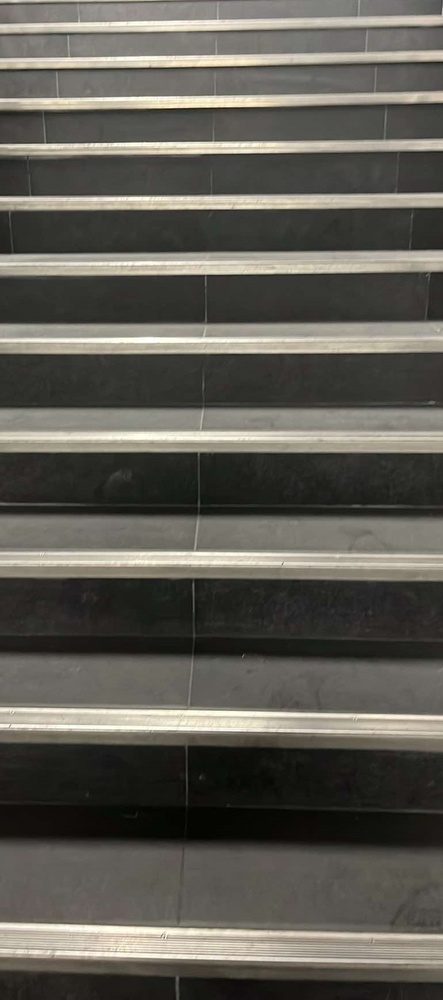
#> input picture data/raw/Groupe1_Image1.jpg, 443 x 1000 px, shrunk from 771 x 1739 before the run
$ python -i split_and_merge.py   (imports and definitions only)
#> lines starting #> are read from the running program, lines starting #| are printed output that depends on the picture
# src/preprocessing/splitAndMerge.py
import cv2
import numpy as np

def split(image, threshold):
    """Divise l'image en regions basees sur la variance d'intensite"""
    h, w = image.shape[:2]
    regions = []
    stack = [(0, 0, w, h)]
    print("Debut du processus de division...")

    while stack:
        x, y, w, h = stack.pop()
        region = image[y:y+h, x:x+w]
        if region.size == 0:
            continue
        var = region.var()
        print(f"Traitement de la region   ({x}, {y}) avec taille ({w}, {h}) et variance {var:.2f}")
        if var > threshold:
            h2, w2 = h // 2, w // 2
            print(f"Division de la region   ({x}, {y}) en 4 sous-regions")
            stack.append((x, y, w2, h2))
            stack.append((x + w2, y, w - w2, h2))
            stack.append((x, y + h2, w2, h - h2))
            stack.append((x + w2, y + h2, w - w2, h - h2))
        else:
            print(f"La region   ({x}, {y}) repond aux criteres de variance. Ajout a la liste des regions finales.")
            regions.append((x, y, w, h))
    print("Fin du processus de division.")
    return regions

def merge(image, regions):
    """Fusionne les regions avec des intensites semblables"""
    merged_image = np.zeros_like(image)
    print("Debut du processus de fusion...")
    for i, (x, y, w, h) in enumerate(regions):
        region = image[y:y+h, x:x+w]
        mean = region.mean()
        print(f"Fusion de la region {i + 1}   ({x}, {y}) avec intensite  moyenne {mean:.2f}")
        merged_image[y:y+h, x:x+w] = mean
    print("Fin du processus de fusion.")
    return merged_image

def preprocess_splitAndMerge(image):
    gray = cv2.cvtColor(image, cv2.COLOR_BGR2GRAY)
    regions = split(gray, threshold=10)
    merged = merge(gray, regions)
    processed = cv2.Canny(merged, 50, 150)  # Convertir en image binaire des contours
    return processed

>>> import cv2
>>> picture = cv2.imread('../../data/raw/Groupe1_Image1.jpg')
#> picture is the input picture: shape (1000, 443, 3); mean B, G, R 84.5, 92.3, 94.8
>>> result = preprocess_splitAndMerge(picture)
#> in preprocess_splitAndMerge, `gray = cv2.cvtColor(image, cv2.COLOR_BGR2GRAY)`:
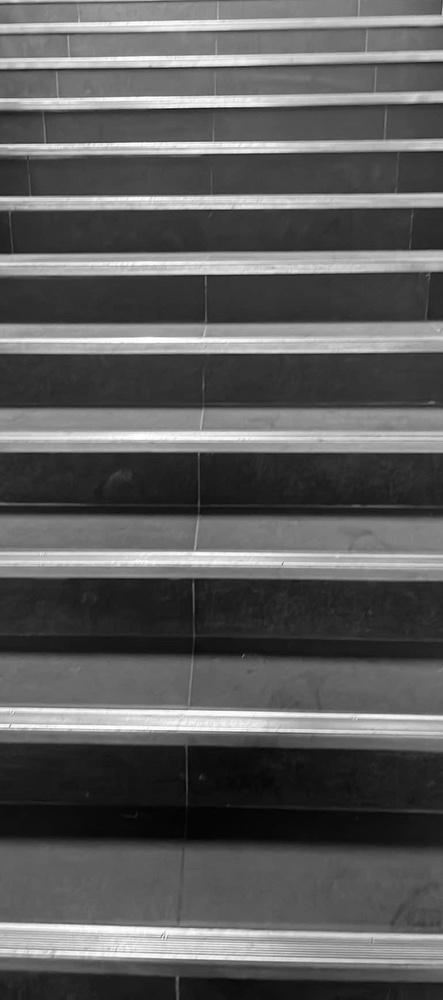
#> gray: shape (1000, 443); min 1, max 255, mean 92.1
#> the loop in split, `while stack:` made 334877 passes
#> (region, var) on passes 15, 16, 17, 19, 21, 22, 24, 26, 27, 29, 31, 32: ([[89, 90], [77, 81], [53, 57], [32, 33]], 489.2), ([57, 33], 144), ([33], 0), ([57], 0), ([53, 32], 110.2), ([32], 0), ([53], 0), ([90, 81], 20.25), ([81], 0), ([90], 0), ([89, 77], 36), ([77], 0)
#> var on passes 1 to 6: 3637.2, 3021.1, 2110.7, 1894.8, 2909.2, 927.9
#| Traitement de la region   (0, 0) avec taille (443, 1000) et variance 3637.22
#| Traitement de la region   (221, 500) avec taille (222, 500) et variance 3021.09
#| Traitement de la region   (332, 750) avec taille (111, 250) et variance 2110.73
#| Traitement de la region   (387, 875) avec taille (56, 125) et variance 1894.84
#| Traitement de la region   (415, 937) avec taille (28, 63) et variance 2909.20
#| Traitement de la region   (429, 968) avec taille (14, 32) et variance 927.88
#| Traitement de la region   (436, 984) avec taille (7, 16) et variance 10.73
#| Traitement de la region   (439, 992) avec taille (4, 8) et variance 2.09
#> (further printed lines are left out)
#> pass 2, in split, `region = image[y:y+h, x:x+w]`:
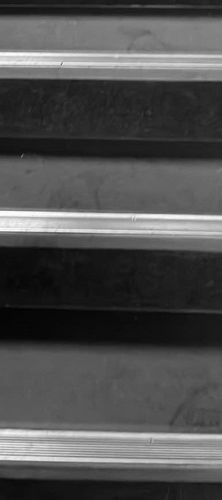
#> region: shape (500, 222); min 2, max 253, mean 79.5
#> pass 3, in split, `region = image[y:y+h, x:x+w]`:
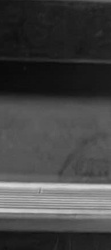
#> region: shape (250, 111); min 9, max 219, mean 67.5
#> after the loop in split, `while stack:`: regions = 141240 items; stack = []
#> in preprocess_splitAndMerge, `regions = split(gray, threshold=10)`: regions = 141240 items
#> the loop in merge, `for i, (x, y, w, h) in enumerate(regions):` made 141240 passes
#> (x, y, w, h, region, mean) on passes 6 to 8: (442, 983, 1, 1, [33], 33), (442, 982, 1, 1, [57], 57), (441, 983, 1, 1, [32], 32)
#> in preprocess_splitAndMerge, `processed = cv2.Canny(merged, 50, 150)`:
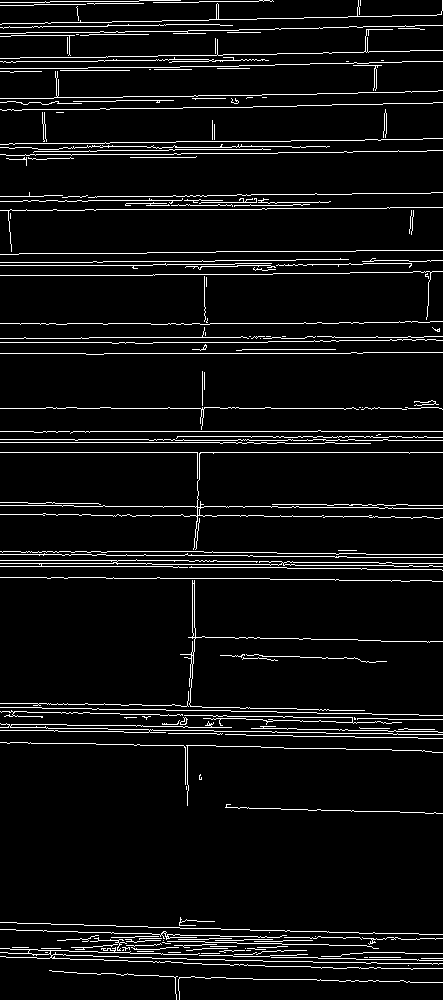
#> processed: shape (1000, 443); 6.2% white in thin lines or dots

$ run again, on data/raw/Groupe1_Image10.jpg
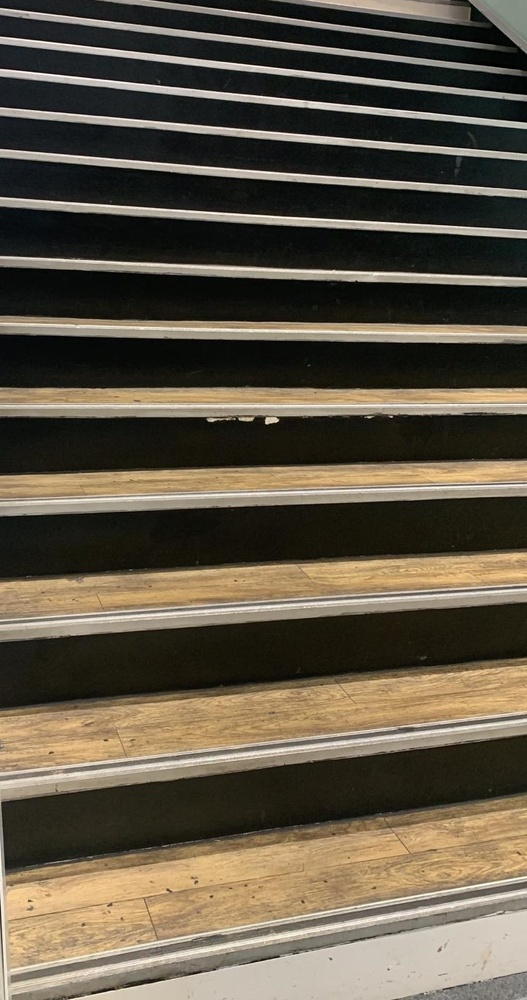
#> input picture data/raw/Groupe1_Image10.jpg, 527 x 1000 px, shrunk from 732 x 1388 before the run
#> picture is the input picture: shape (1000, 527, 3); mean B, G, R 70.2, 86.2, 95.3
#> in preprocess_splitAndMerge, `gray = cv2.cvtColor(image, cv2.COLOR_BGR2GRAY)`:
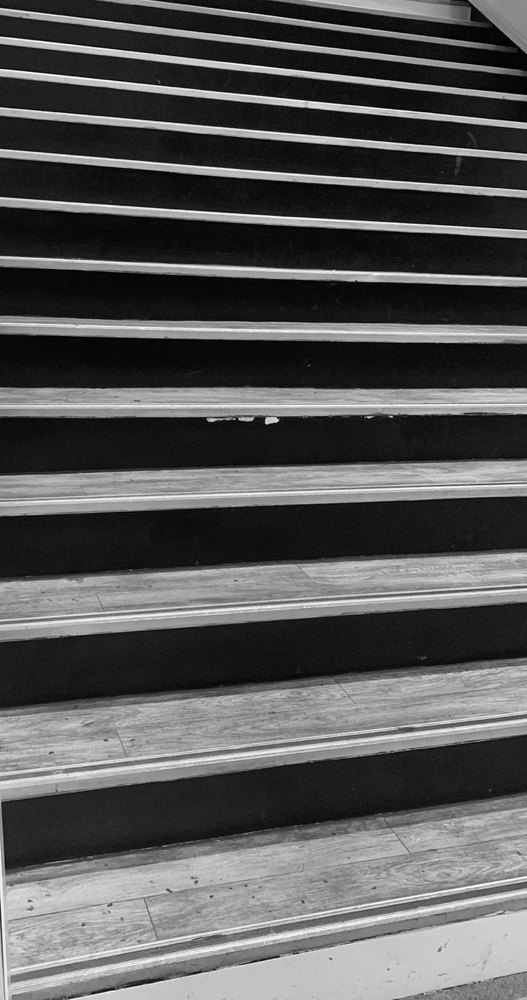
#> gray: shape (1000, 527); min 0, max 254, mean 87.1
#> the loop in split, `while stack:` made 503905 passes
#> (region, var) on passes 10 to 17: ([[178, 175], [171, 177]], 7.19), ([179, 174], 6.25), ([[144, 142], [165, 174]], 186.2), ([174], 0), ([165], 0), ([142], 0), ([144], 0), ([127, 144], 72.25)
#> (printed output is left out)
#> after the loop in split, `while stack:`: regions = 222687 items; stack = []
#> in preprocess_splitAndMerge, `regions = split(gray, threshold=10)`: regions = 222687 items
#> the loop in merge, `for i, (x, y, w, h) in enumerate(regions):` made 222687 passes
#> (x, y, w, h, region, mean) on passes 1 to 3: (525, 998, 2, 2, [[178, 175], [171, 177]], 175.2), (524, 998, 1, 2, [179, 174], 176.5), (526, 997, 1, 1, [174], 174)
#> in preprocess_splitAndMerge, `processed = cv2.Canny(merged, 50, 150)`:
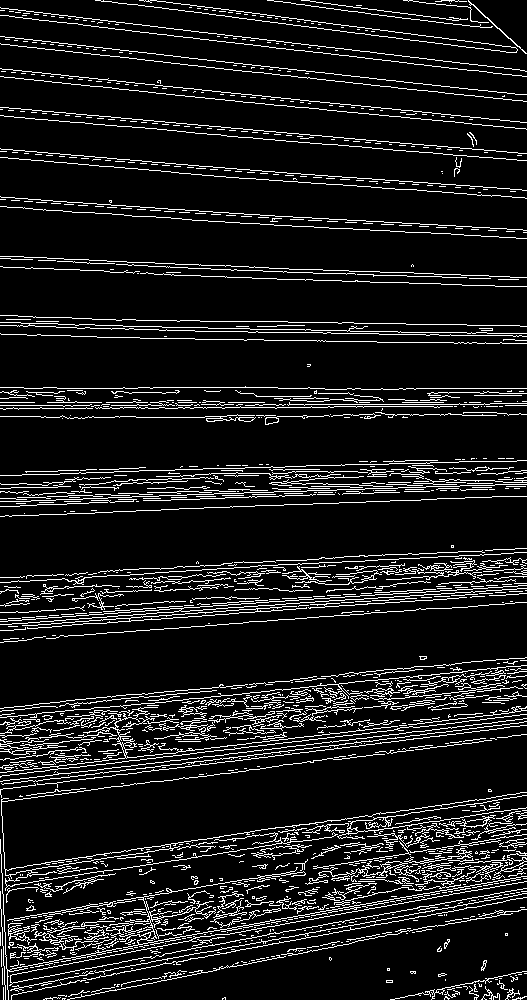
#> processed: shape (1000, 527); 10.7% white in thin lines or dots

$ run again, on data/raw/Groupe1_Image2.jpg
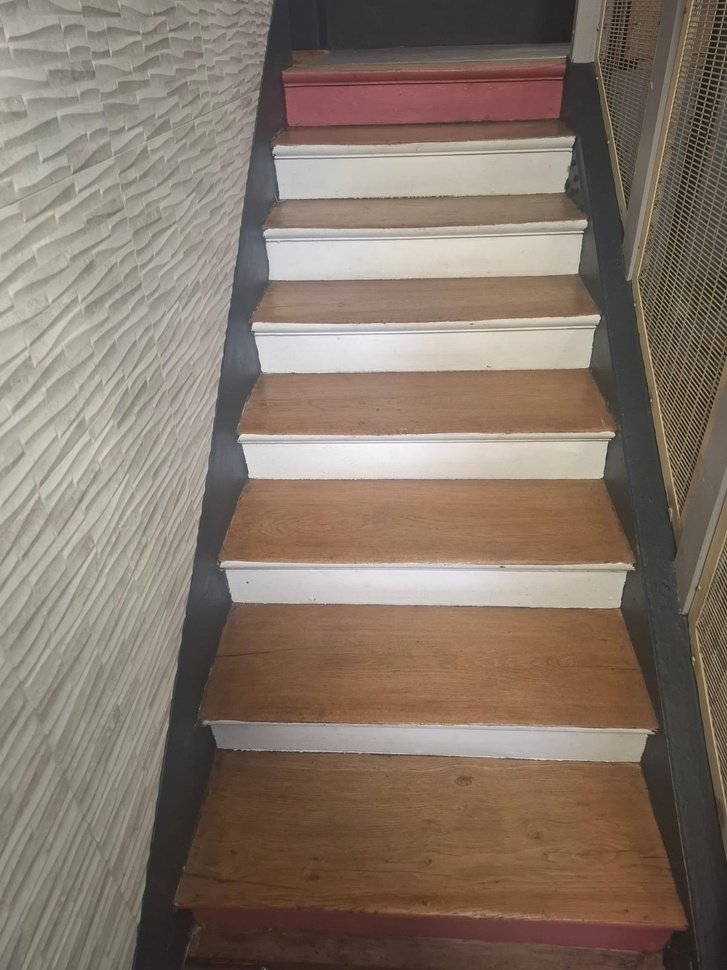
#> input picture data/raw/Groupe1_Image2.jpg, 727 x 970 px, shrunk from 1200 x 1600 before the run
#> picture is the input picture: shape (970, 727, 3); mean B, G, R 105.4, 118.3, 133.1
#> in preprocess_splitAndMerge, `gray = cv2.cvtColor(image, cv2.COLOR_BGR2GRAY)`:
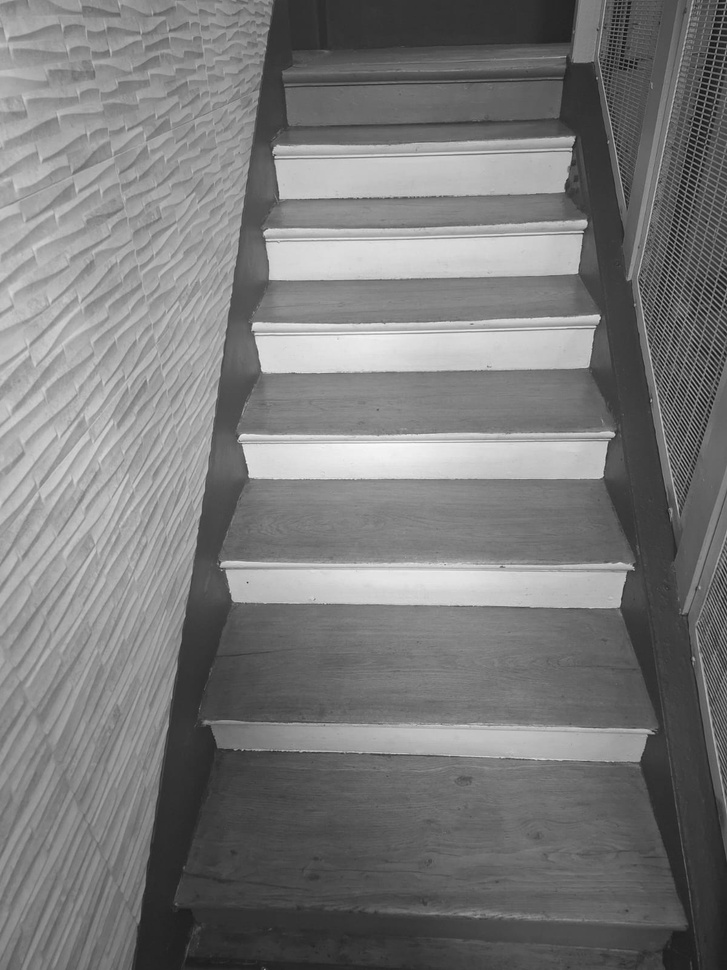
#> gray: shape (970, 727); min 8, max 253, mean 121.3
#> the loop in split, `while stack:` made 382585 passes
#> (region, var) on passes 14 to 19: ([[40, 44, 48], [41, 43, 50], [42, 46, 49], [42, 46, 49]], 11), ([[46, 49], [46, 49]], 2.25), ([42, 42], 0), ([[44, 48], [43, 50]], 8.19), ([40, 41], 0.25), ([[43, 51, 41], [44, 54, 43], [40, 53, 42], [39, 53, 42]], 28.91)
#> (printed output is left out)
#> after the loop in split, `while stack:`: regions = 235411 items; stack = []
#> in preprocess_splitAndMerge, `regions = split(gray, threshold=10)`: regions = 235411 items
#> the loop in merge, `for i, (x, y, w, h) in enumerate(regions):` made 235411 passes
#> (x, y, w, h, region, mean) on passes 5 to 7: (702, 968, 2, 2, [[46, 49], [46, 49]], 47.5), (701, 968, 1, 2, [42, 42], 42), (702, 966, 2, 2, [[44, 48], [43, 50]], 46.25)
#> in preprocess_splitAndMerge, `processed = cv2.Canny(merged, 50, 150)`:
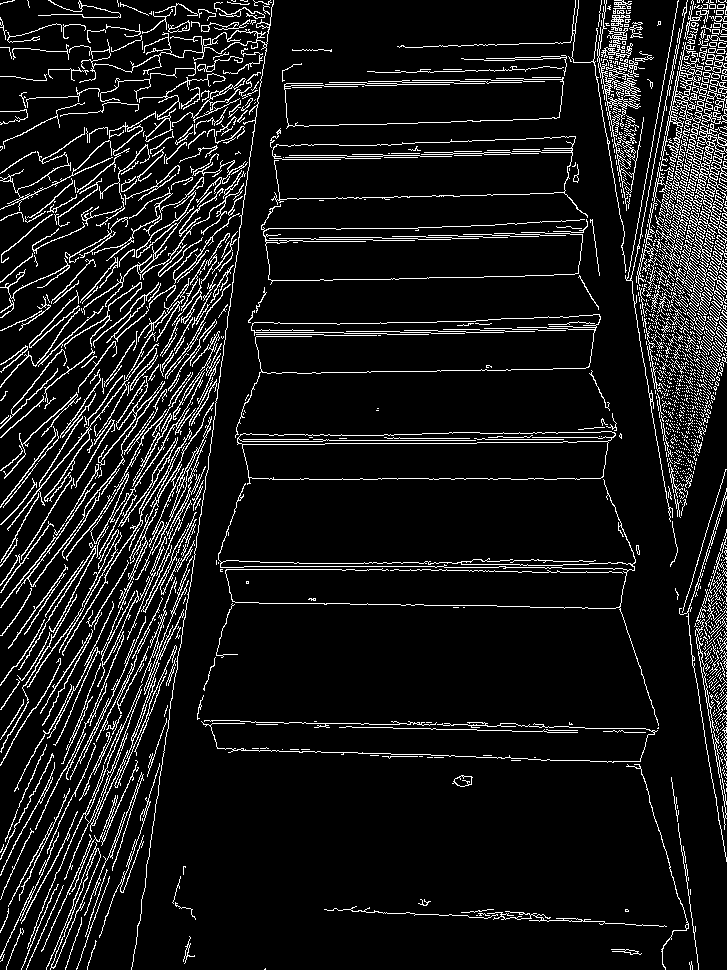
#> processed: shape (970, 727); 9.4% white in thin lines or dots

$ run again, on data/raw/Groupe1_Image3.jpg
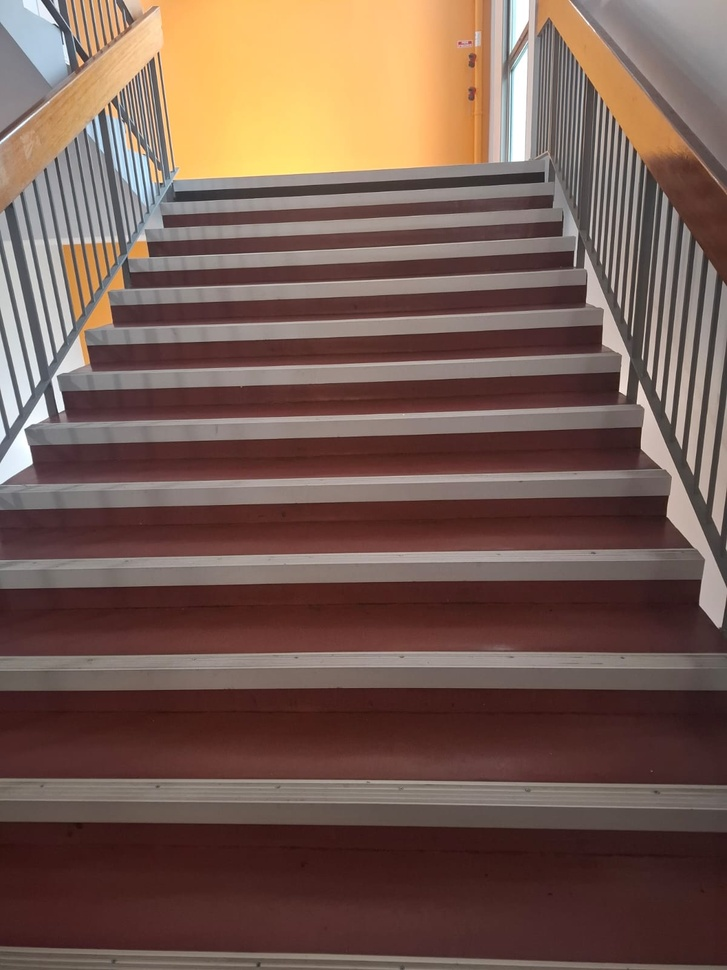
#> input picture data/raw/Groupe1_Image3.jpg, 727 x 970 px, shrunk from 1200 x 1600 before the run
#> picture is the input picture: shape (970, 727, 3); mean B, G, R 81.8, 92, 118.2
#> in preprocess_splitAndMerge, `gray = cv2.cvtColor(image, cv2.COLOR_BGR2GRAY)`:
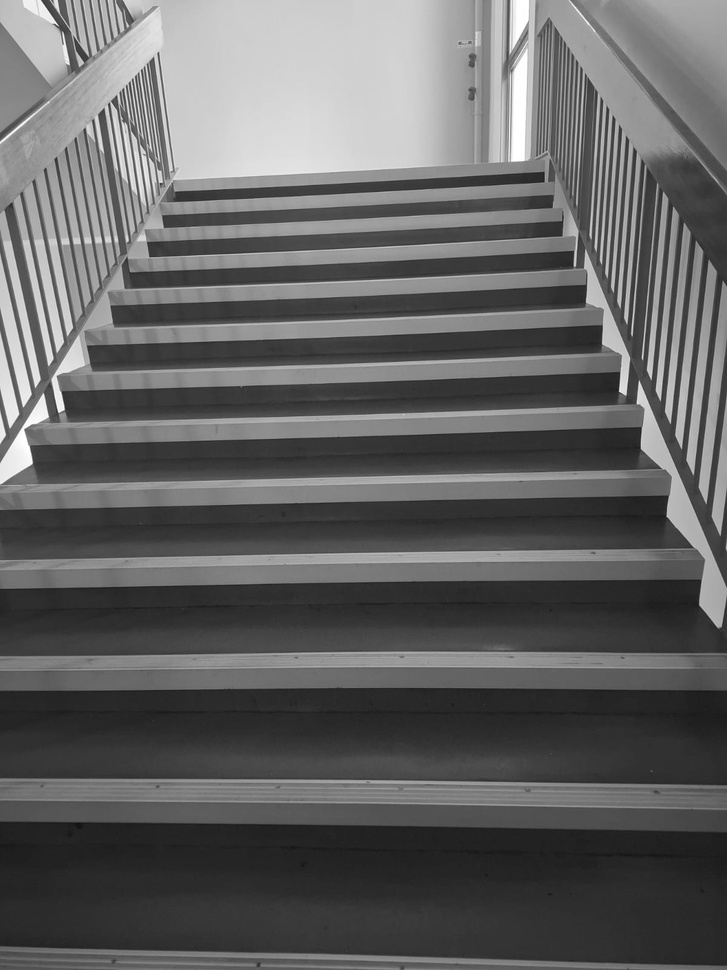
#> gray: shape (970, 727); min 16, max 255, mean 98.7
#> the loop in split, `while stack:` made 259101 passes
#> (region, var) on passes 9 to 14: ([[93, 93, 93], [95, 94, 94], [97, 96, 96], [100, 99, 99]], 5.85), ([[93, 93, 93], [98, 97, 96], [99, 99, 98], [100, 100, 100]], 7.14), ([[39, 40, 40], [38, 39, 39], [38, 39, 39], [56, 56, 55]], 52.47), ([[39, 39], [56, 55]], 68.19), ([55], 0), ([56], 0)
#> (printed output is left out)
#> after the loop in split, `while stack:`: regions = 158864 items; stack = []
#> in preprocess_splitAndMerge, `regions = split(gray, threshold=10)`: regions = 158864 items
#> the loop in merge, `for i, (x, y, w, h) in enumerate(regions):` made 158864 passes
#> (x, y, w, h, region, mean) on passes 1 to 3: (724, 966, 3, 4, [[93, 93, 93], [95, 94, 94], [97, 96, 96], [100, 99, 99]], 95.75), (721, 966, 3, 4, [[93, 93, 93], [98, 97, 96], [99, 99, 98], [100, 100, 100]], 97.17), (726, 965, 1, 1, [55], 55)
#> in preprocess_splitAndMerge, `processed = cv2.Canny(merged, 50, 150)`:
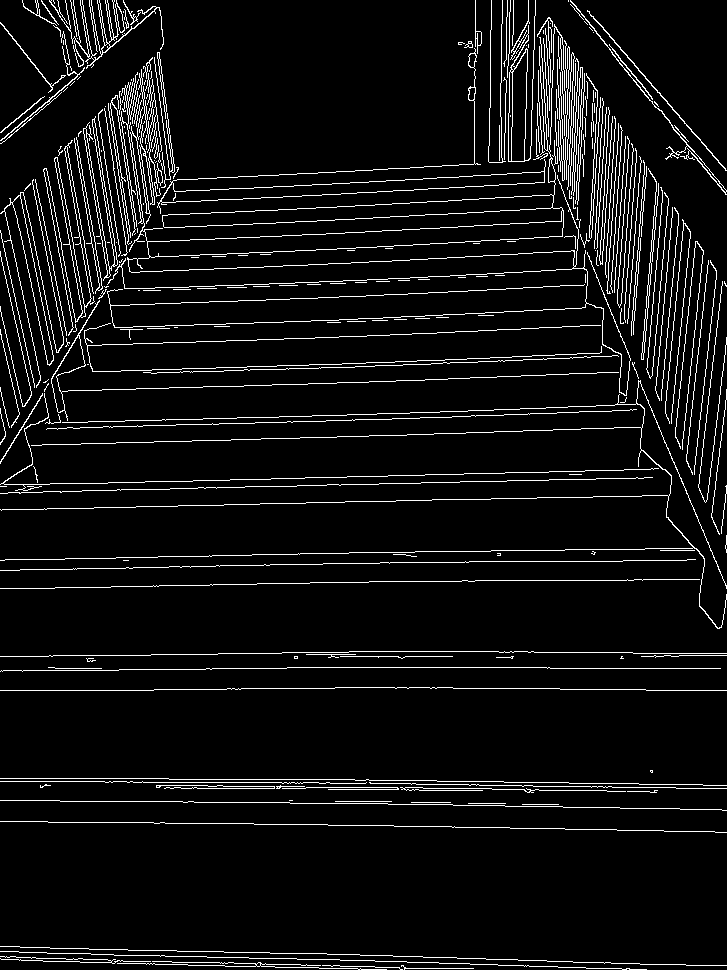
#> processed: shape (970, 727); 6.2% white in thin lines or dots
